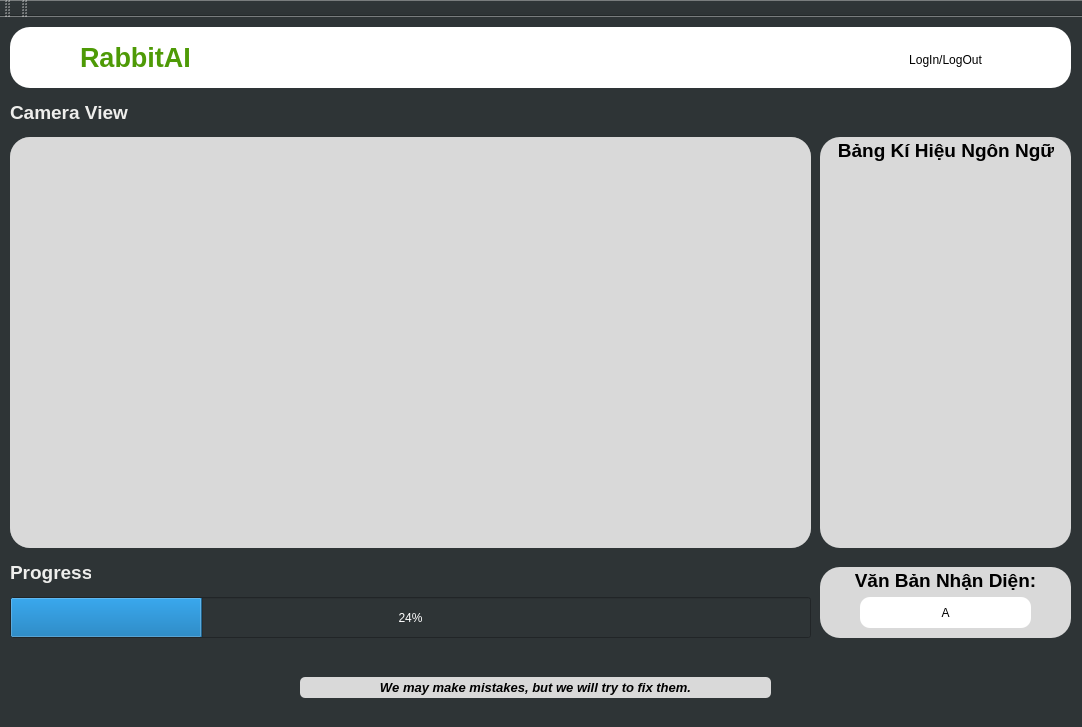
<?xml version="1.0" encoding="UTF-8"?>
<ui version="4.0">
 <class>MainWindow</class>
 <widget class="QMainWindow" name="MainWindow">
  <property name="geometry">
   <rect>
    <x>0</x>
    <y>0</y>
    <width>1082</width>
    <height>727</height>
   </rect>
  </property>
  <property name="font">
   <font>
    <pointsize>13</pointsize>
   </font>
  </property>
  <property name="windowTitle">
   <string>MainWindow</string>
  </property>
  <property name="autoFillBackground">
   <bool>false</bool>
  </property>
  <property name="styleSheet">
   <string notr="true">background-color: rgb(46, 52, 54);
</string>
  </property>
  <property name="iconSize">
   <size>
    <width>30</width>
    <height>30</height>
   </size>
  </property>
  <property name="tabShape">
   <enum>QTabWidget::Rounded</enum>
  </property>
  <widget class="QWidget" name="centralwidget">
   <widget class="QLabel" name="label_tutorialView">
    <property name="geometry">
     <rect>
      <x>360</x>
      <y>370</y>
      <width>301</width>
      <height>191</height>
     </rect>
    </property>
    <property name="styleSheet">
     <string notr="true">background-color: transparent;</string>
    </property>
    <property name="text">
     <string/>
    </property>
    <property name="alignment">
     <set>Qt::AlignCenter</set>
    </property>
   </widget>
   <widget class="QLabel" name="label_camView">
    <property name="geometry">
     <rect>
      <x>10</x>
      <y>120</y>
      <width>801</width>
      <height>411</height>
     </rect>
    </property>
    <property name="styleSheet">
     <string notr="true">background-color: rgba(180,180,180,0.6);
border-top-left-radius: 20px;
border-top-right-radius: 20px;
border-bottom-left-radius: 20px;
border-bottom-right-radius: 20px;</string>
    </property>
    <property name="text">
     <string/>
    </property>
   </widget>
   <widget class="QProgressBar" name="progressBar">
    <property name="geometry">
     <rect>
      <x>10</x>
      <y>580</y>
      <width>801</width>
      <height>41</height>
     </rect>
    </property>
    <property name="styleSheet">
     <string notr="true">color: rgb(255, 255, 255);</string>
    </property>
    <property name="value">
     <number>24</number>
    </property>
   </widget>
   <widget class="QLabel" name="label_doneTutorial">
    <property name="geometry">
     <rect>
      <x>10</x>
      <y>120</y>
      <width>801</width>
      <height>411</height>
     </rect>
    </property>
    <property name="styleSheet">
     <string notr="true">background-color: rgba(217,217,217);
border-top-left-radius: 20px;
border-top-right-radius: 20px;
border-bottom-left-radius: 20px;
border-bottom-right-radius: 20px;</string>
    </property>
    <property name="text">
     <string/>
    </property>
    <property name="alignment">
     <set>Qt::AlignCenter</set>
    </property>
   </widget>
   <widget class="QGroupBox" name="groupBox">
    <property name="geometry">
     <rect>
      <x>820</x>
      <y>120</y>
      <width>251</width>
      <height>411</height>
     </rect>
    </property>
    <property name="font">
     <font>
      <pointsize>14</pointsize>
      <weight>75</weight>
      <bold>true</bold>
     </font>
    </property>
    <property name="styleSheet">
     <string notr="true">border-top-left-radius: 20px;
color: rgb(0, 0, 0);
background-color: rgb(217, 217, 217);
border-top-right-radius: 20px;
border-bottom-left-radius: 20px;
border-bottom-right-radius: 20px;
</string>
    </property>
    <property name="title">
     <string>Bảng Kí Hiệu Ngôn Ngữ</string>
    </property>
    <property name="alignment">
     <set>Qt::AlignCenter</set>
    </property>
    <widget class="QPushButton" name="button_A">
     <property name="geometry">
      <rect>
       <x>0</x>
       <y>30</y>
       <width>50</width>
       <height>50</height>
      </rect>
     </property>
     <property name="autoFillBackground">
      <bool>false</bool>
     </property>
     <property name="styleSheet">
      <string notr="true">background-color: rgba(255, 255, 255, 0);</string>
     </property>
     <property name="text">
      <string/>
     </property>
    </widget>
    <widget class="QPushButton" name="button_B">
     <property name="geometry">
      <rect>
       <x>50</x>
       <y>30</y>
       <width>50</width>
       <height>50</height>
      </rect>
     </property>
     <property name="autoFillBackground">
      <bool>false</bool>
     </property>
     <property name="styleSheet">
      <string notr="true">background-color: rgba(255, 255, 255, 0);</string>
     </property>
     <property name="text">
      <string/>
     </property>
    </widget>
    <widget class="QPushButton" name="button_C">
     <property name="geometry">
      <rect>
       <x>100</x>
       <y>30</y>
       <width>50</width>
       <height>50</height>
      </rect>
     </property>
     <property name="autoFillBackground">
      <bool>false</bool>
     </property>
     <property name="styleSheet">
      <string notr="true">background-color: rgba(255, 255, 255, 0);</string>
     </property>
     <property name="text">
      <string/>
     </property>
    </widget>
    <widget class="QPushButton" name="button_D">
     <property name="geometry">
      <rect>
       <x>150</x>
       <y>30</y>
       <width>50</width>
       <height>50</height>
      </rect>
     </property>
     <property name="autoFillBackground">
      <bool>false</bool>
     </property>
     <property name="styleSheet">
      <string notr="true">background-color: rgba(255, 255, 255, 0);</string>
     </property>
     <property name="text">
      <string/>
     </property>
    </widget>
    <widget class="QPushButton" name="button_E">
     <property name="geometry">
      <rect>
       <x>200</x>
       <y>30</y>
       <width>50</width>
       <height>50</height>
      </rect>
     </property>
     <property name="autoFillBackground">
      <bool>false</bool>
     </property>
     <property name="styleSheet">
      <string notr="true">background-color: rgba(255, 255, 255, 0);</string>
     </property>
     <property name="text">
      <string/>
     </property>
    </widget>
    <widget class="QPushButton" name="button_F">
     <property name="geometry">
      <rect>
       <x>0</x>
       <y>90</y>
       <width>50</width>
       <height>50</height>
      </rect>
     </property>
     <property name="autoFillBackground">
      <bool>false</bool>
     </property>
     <property name="styleSheet">
      <string notr="true">background-color: rgba(255, 255, 255, 0);</string>
     </property>
     <property name="text">
      <string/>
     </property>
    </widget>
    <widget class="QPushButton" name="button_G">
     <property name="geometry">
      <rect>
       <x>50</x>
       <y>90</y>
       <width>50</width>
       <height>50</height>
      </rect>
     </property>
     <property name="autoFillBackground">
      <bool>false</bool>
     </property>
     <property name="styleSheet">
      <string notr="true">background-color: rgba(255, 255, 255, 0);</string>
     </property>
     <property name="text">
      <string/>
     </property>
    </widget>
    <widget class="QPushButton" name="button_H">
     <property name="geometry">
      <rect>
       <x>100</x>
       <y>90</y>
       <width>50</width>
       <height>50</height>
      </rect>
     </property>
     <property name="autoFillBackground">
      <bool>false</bool>
     </property>
     <property name="styleSheet">
      <string notr="true">background-color: rgba(255, 255, 255, 0);</string>
     </property>
     <property name="text">
      <string/>
     </property>
    </widget>
    <widget class="QPushButton" name="button_I">
     <property name="geometry">
      <rect>
       <x>150</x>
       <y>90</y>
       <width>50</width>
       <height>50</height>
      </rect>
     </property>
     <property name="autoFillBackground">
      <bool>false</bool>
     </property>
     <property name="styleSheet">
      <string notr="true">background-color: rgba(255, 255, 255, 0);</string>
     </property>
     <property name="text">
      <string/>
     </property>
    </widget>
    <widget class="QPushButton" name="button_J">
     <property name="geometry">
      <rect>
       <x>200</x>
       <y>90</y>
       <width>50</width>
       <height>50</height>
      </rect>
     </property>
     <property name="autoFillBackground">
      <bool>false</bool>
     </property>
     <property name="styleSheet">
      <string notr="true">background-color: rgba(255, 255, 255, 0);</string>
     </property>
     <property name="text">
      <string/>
     </property>
    </widget>
    <widget class="QPushButton" name="button_K">
     <property name="geometry">
      <rect>
       <x>0</x>
       <y>150</y>
       <width>50</width>
       <height>50</height>
      </rect>
     </property>
     <property name="autoFillBackground">
      <bool>false</bool>
     </property>
     <property name="styleSheet">
      <string notr="true">background-color: rgba(255, 255, 255, 0);</string>
     </property>
     <property name="text">
      <string/>
     </property>
    </widget>
    <widget class="QPushButton" name="button_L">
     <property name="geometry">
      <rect>
       <x>50</x>
       <y>150</y>
       <width>50</width>
       <height>50</height>
      </rect>
     </property>
     <property name="autoFillBackground">
      <bool>false</bool>
     </property>
     <property name="styleSheet">
      <string notr="true">background-color: rgba(255, 255, 255, 0);</string>
     </property>
     <property name="text">
      <string/>
     </property>
    </widget>
    <widget class="QPushButton" name="button_M">
     <property name="geometry">
      <rect>
       <x>100</x>
       <y>150</y>
       <width>50</width>
       <height>50</height>
      </rect>
     </property>
     <property name="autoFillBackground">
      <bool>false</bool>
     </property>
     <property name="styleSheet">
      <string notr="true">background-color: rgba(255, 255, 255, 0);</string>
     </property>
     <property name="text">
      <string/>
     </property>
    </widget>
    <widget class="QPushButton" name="button_N">
     <property name="geometry">
      <rect>
       <x>150</x>
       <y>150</y>
       <width>50</width>
       <height>50</height>
      </rect>
     </property>
     <property name="autoFillBackground">
      <bool>false</bool>
     </property>
     <property name="styleSheet">
      <string notr="true">background-color: rgba(255, 255, 255, 0);</string>
     </property>
     <property name="text">
      <string/>
     </property>
    </widget>
    <widget class="QPushButton" name="button_O">
     <property name="geometry">
      <rect>
       <x>200</x>
       <y>150</y>
       <width>50</width>
       <height>50</height>
      </rect>
     </property>
     <property name="autoFillBackground">
      <bool>false</bool>
     </property>
     <property name="styleSheet">
      <string notr="true">background-color: rgba(255, 255, 255, 0);</string>
     </property>
     <property name="text">
      <string/>
     </property>
    </widget>
    <widget class="QPushButton" name="button_P">
     <property name="geometry">
      <rect>
       <x>0</x>
       <y>210</y>
       <width>50</width>
       <height>50</height>
      </rect>
     </property>
     <property name="autoFillBackground">
      <bool>false</bool>
     </property>
     <property name="styleSheet">
      <string notr="true">background-color: rgba(255, 255, 255, 0);</string>
     </property>
     <property name="text">
      <string/>
     </property>
    </widget>
    <widget class="QPushButton" name="button_Q">
     <property name="geometry">
      <rect>
       <x>50</x>
       <y>210</y>
       <width>50</width>
       <height>50</height>
      </rect>
     </property>
     <property name="autoFillBackground">
      <bool>false</bool>
     </property>
     <property name="styleSheet">
      <string notr="true">background-color: rgba(255, 255, 255, 0);</string>
     </property>
     <property name="text">
      <string/>
     </property>
    </widget>
    <widget class="QPushButton" name="button_R">
     <property name="geometry">
      <rect>
       <x>100</x>
       <y>210</y>
       <width>50</width>
       <height>50</height>
      </rect>
     </property>
     <property name="autoFillBackground">
      <bool>false</bool>
     </property>
     <property name="styleSheet">
      <string notr="true">background-color: rgba(255, 255, 255, 0);</string>
     </property>
     <property name="text">
      <string/>
     </property>
    </widget>
    <widget class="QPushButton" name="button_S">
     <property name="geometry">
      <rect>
       <x>150</x>
       <y>210</y>
       <width>50</width>
       <height>50</height>
      </rect>
     </property>
     <property name="autoFillBackground">
      <bool>false</bool>
     </property>
     <property name="styleSheet">
      <string notr="true">background-color: rgba(255, 255, 255, 0);</string>
     </property>
     <property name="text">
      <string/>
     </property>
    </widget>
    <widget class="QPushButton" name="button_T">
     <property name="geometry">
      <rect>
       <x>200</x>
       <y>210</y>
       <width>50</width>
       <height>50</height>
      </rect>
     </property>
     <property name="autoFillBackground">
      <bool>false</bool>
     </property>
     <property name="styleSheet">
      <string notr="true">background-color: rgba(255, 255, 255, 0);</string>
     </property>
     <property name="text">
      <string/>
     </property>
    </widget>
    <widget class="QPushButton" name="button_U">
     <property name="geometry">
      <rect>
       <x>0</x>
       <y>270</y>
       <width>50</width>
       <height>50</height>
      </rect>
     </property>
     <property name="autoFillBackground">
      <bool>false</bool>
     </property>
     <property name="styleSheet">
      <string notr="true">background-color: rgba(255, 255, 255, 0);</string>
     </property>
     <property name="text">
      <string/>
     </property>
    </widget>
    <widget class="QPushButton" name="button_V">
     <property name="geometry">
      <rect>
       <x>50</x>
       <y>270</y>
       <width>50</width>
       <height>50</height>
      </rect>
     </property>
     <property name="autoFillBackground">
      <bool>false</bool>
     </property>
     <property name="styleSheet">
      <string notr="true">background-color: rgba(255, 255, 255, 0);</string>
     </property>
     <property name="text">
      <string/>
     </property>
    </widget>
    <widget class="QPushButton" name="button_W">
     <property name="geometry">
      <rect>
       <x>100</x>
       <y>270</y>
       <width>50</width>
       <height>50</height>
      </rect>
     </property>
     <property name="autoFillBackground">
      <bool>false</bool>
     </property>
     <property name="styleSheet">
      <string notr="true">background-color: rgba(255, 255, 255, 0);</string>
     </property>
     <property name="text">
      <string/>
     </property>
    </widget>
    <widget class="QPushButton" name="button_X">
     <property name="geometry">
      <rect>
       <x>150</x>
       <y>270</y>
       <width>50</width>
       <height>50</height>
      </rect>
     </property>
     <property name="autoFillBackground">
      <bool>false</bool>
     </property>
     <property name="styleSheet">
      <string notr="true">background-color: rgba(255, 255, 255, 0);</string>
     </property>
     <property name="text">
      <string/>
     </property>
    </widget>
    <widget class="QPushButton" name="button_Y">
     <property name="geometry">
      <rect>
       <x>200</x>
       <y>270</y>
       <width>50</width>
       <height>50</height>
      </rect>
     </property>
     <property name="autoFillBackground">
      <bool>false</bool>
     </property>
     <property name="styleSheet">
      <string notr="true">background-color: rgba(255, 255, 255, 0);</string>
     </property>
     <property name="text">
      <string/>
     </property>
    </widget>
    <widget class="QPushButton" name="button_Z">
     <property name="geometry">
      <rect>
       <x>0</x>
       <y>330</y>
       <width>50</width>
       <height>50</height>
      </rect>
     </property>
     <property name="autoFillBackground">
      <bool>false</bool>
     </property>
     <property name="styleSheet">
      <string notr="true">background-color: rgba(255, 255, 255, 0);</string>
     </property>
     <property name="text">
      <string/>
     </property>
    </widget>
   </widget>
   <widget class="QLabel" name="label">
    <property name="geometry">
     <rect>
      <x>10</x>
      <y>540</y>
      <width>81</width>
      <height>31</height>
     </rect>
    </property>
    <property name="font">
     <font>
      <pointsize>14</pointsize>
      <weight>75</weight>
      <bold>true</bold>
     </font>
    </property>
    <property name="styleSheet">
     <string notr="true">color: rgb(238, 238, 236);</string>
    </property>
    <property name="text">
     <string>Progress</string>
    </property>
   </widget>
   <widget class="QGroupBox" name="groupBox_2">
    <property name="geometry">
     <rect>
      <x>820</x>
      <y>550</y>
      <width>251</width>
      <height>71</height>
     </rect>
    </property>
    <property name="font">
     <font>
      <pointsize>14</pointsize>
      <weight>75</weight>
      <bold>true</bold>
     </font>
    </property>
    <property name="styleSheet">
     <string notr="true">border-top-left-radius: 20px;
color: rgb(0, 0, 0);
background-color: rgb(217, 217, 217);
border-top-right-radius: 20px;
border-bottom-left-radius: 20px;
border-bottom-right-radius: 20px;
</string>
    </property>
    <property name="title">
     <string>Văn Bản Nhận Diện:</string>
    </property>
    <property name="alignment">
     <set>Qt::AlignCenter</set>
    </property>
    <widget class="QLabel" name="label_recognizedText">
     <property name="geometry">
      <rect>
       <x>40</x>
       <y>30</y>
       <width>171</width>
       <height>31</height>
      </rect>
     </property>
     <property name="styleSheet">
      <string notr="true">border-top-left-radius: 10px;
border-top-right-radius: 10px;
border-bottom-left-radius: 10px;
border-bottom-right-radius: 10px;
background-color: rgb(255, 255, 255);
</string>
     </property>
     <property name="text">
      <string>A</string>
     </property>
     <property name="alignment">
      <set>Qt::AlignCenter</set>
     </property>
     <property name="wordWrap">
      <bool>false</bool>
     </property>
    </widget>
   </widget>
   <widget class="QLabel" name="label_7">
    <property name="geometry">
     <rect>
      <x>300</x>
      <y>660</y>
      <width>471</width>
      <height>21</height>
     </rect>
    </property>
    <property name="font">
     <font>
      <pointsize>10</pointsize>
      <weight>75</weight>
      <italic>true</italic>
      <bold>true</bold>
      <underline>false</underline>
      <strikeout>false</strikeout>
      <kerning>false</kerning>
     </font>
    </property>
    <property name="layoutDirection">
     <enum>Qt::LeftToRight</enum>
    </property>
    <property name="styleSheet">
     <string notr="true">color: rgb(0, 0, 0);
background-color: rgb(217, 217, 217);
border-top-left-radius: 5px;
border-top-right-radius: 5px;
border-bottom-left-radius: 5px;
border-bottom-right-radius: 5px;
</string>
    </property>
    <property name="text">
     <string>We may make mistakes, but we will try to fix them.</string>
    </property>
    <property name="alignment">
     <set>Qt::AlignCenter</set>
    </property>
    <property name="wordWrap">
     <bool>false</bool>
    </property>
   </widget>
   <widget class="QFrame" name="frame">
    <property name="geometry">
     <rect>
      <x>10</x>
      <y>10</y>
      <width>1061</width>
      <height>61</height>
     </rect>
    </property>
    <property name="styleSheet">
     <string notr="true">background-color: rgb(255, 255, 255);
border-top-left-radius: 20px;
border-top-right-radius: 20px;
border-bottom-left-radius: 20px;
border-bottom-right-radius: 20px;</string>
    </property>
    <property name="frameShape">
     <enum>QFrame::StyledPanel</enum>
    </property>
    <property name="frameShadow">
     <enum>QFrame::Raised</enum>
    </property>
    <widget class="QPushButton" name="pushButton">
     <property name="geometry">
      <rect>
       <x>1000</x>
       <y>10</y>
       <width>41</width>
       <height>41</height>
      </rect>
     </property>
     <property name="styleSheet">
      <string notr="true">image: url(:/newPrefix/OIP.jpeg);</string>
     </property>
     <property name="text">
      <string/>
     </property>
    </widget>
    <widget class="QLabel" name="label_3">
     <property name="geometry">
      <rect>
       <x>20</x>
       <y>10</y>
       <width>41</width>
       <height>41</height>
      </rect>
     </property>
     <property name="font">
      <font>
       <pointsize>13</pointsize>
      </font>
     </property>
     <property name="styleSheet">
      <string notr="true">image: url(:/newPrefix/logo_com.png);
</string>
     </property>
     <property name="text">
      <string/>
     </property>
    </widget>
    <widget class="QPushButton" name="pushButton_2">
     <property name="geometry">
      <rect>
       <x>880</x>
       <y>20</y>
       <width>111</width>
       <height>25</height>
      </rect>
     </property>
     <property name="text">
      <string>LogIn/LogOut</string>
     </property>
    </widget>
    <widget class="QLabel" name="label_6">
     <property name="geometry">
      <rect>
       <x>70</x>
       <y>20</y>
       <width>111</width>
       <height>21</height>
      </rect>
     </property>
     <property name="font">
      <font>
       <family>Ubuntu</family>
       <pointsize>20</pointsize>
       <weight>75</weight>
       <italic>false</italic>
       <bold>true</bold>
       <strikeout>false</strikeout>
      </font>
     </property>
     <property name="styleSheet">
      <string notr="true">color:rgb(78, 154, 6)</string>
     </property>
     <property name="text">
      <string>RabbitAI</string>
     </property>
    </widget>
   </widget>
   <widget class="QLabel" name="label_8">
    <property name="geometry">
     <rect>
      <x>10</x>
      <y>80</y>
      <width>121</width>
      <height>31</height>
     </rect>
    </property>
    <property name="font">
     <font>
      <pointsize>14</pointsize>
      <weight>75</weight>
      <bold>true</bold>
     </font>
    </property>
    <property name="styleSheet">
     <string notr="true">color: rgb(238, 238, 236);</string>
    </property>
    <property name="text">
     <string>Camera View</string>
    </property>
   </widget>
   <zorder>groupBox</zorder>
   <zorder>label_camView</zorder>
   <zorder>progressBar</zorder>
   <zorder>label</zorder>
   <zorder>groupBox_2</zorder>
   <zorder>label_tutorialView</zorder>
   <zorder>label_doneTutorial</zorder>
   <zorder>label_7</zorder>
   <zorder>frame</zorder>
   <zorder>label_8</zorder>
  </widget>
  <widget class="QStatusBar" name="statusbar"/>
  <widget class="QToolBar" name="toolBar">
   <property name="windowTitle">
    <string>toolBar</string>
   </property>
   <attribute name="toolBarArea">
    <enum>TopToolBarArea</enum>
   </attribute>
   <attribute name="toolBarBreak">
    <bool>false</bool>
   </attribute>
  </widget>
  <widget class="QToolBar" name="toolBar_2">
   <property name="windowTitle">
    <string>toolBar_2</string>
   </property>
   <attribute name="toolBarArea">
    <enum>TopToolBarArea</enum>
   </attribute>
   <attribute name="toolBarBreak">
    <bool>false</bool>
   </attribute>
  </widget>
 </widget>
 <resources>
  <include location="../resource/UI/test.qrc"/>
  <include location="test.qrc"/>
 </resources>
 <connections/>
</ui>
